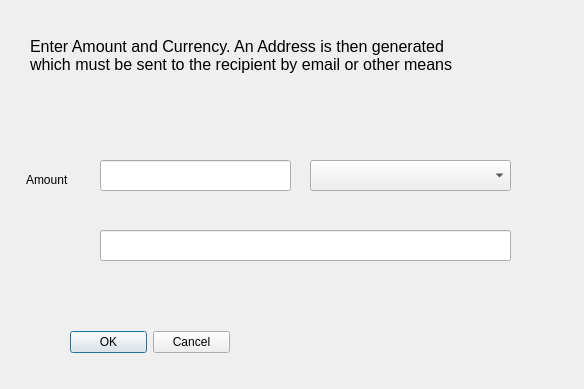
<?xml version="1.0" encoding="UTF-8"?>
<ui version="4.0">
 <class>RemotePaymentRequestDialog</class>
 <widget class="QDialog" name="RemotePaymentRequestDialog">
  <property name="geometry">
   <rect>
    <x>0</x>
    <y>0</y>
    <width>584</width>
    <height>389</height>
   </rect>
  </property>
  <property name="windowTitle">
   <string>Dialog</string>
  </property>
  <widget class="QDialogButtonBox" name="buttonBox">
   <property name="geometry">
    <rect>
     <x>70</x>
     <y>330</y>
     <width>160</width>
     <height>25</height>
    </rect>
   </property>
   <property name="standardButtons">
    <set>QDialogButtonBox::Cancel|QDialogButtonBox::Ok</set>
   </property>
  </widget>
  <widget class="QLineEdit" name="payAddress">
   <property name="geometry">
    <rect>
     <x>100</x>
     <y>230</y>
     <width>411</width>
     <height>31</height>
    </rect>
   </property>
   <property name="acceptDrops">
    <bool>false</bool>
   </property>
   <property name="toolTip">
    <string>&lt;html&gt;&lt;head/&gt;&lt;body&gt;&lt;p&gt;copy this to the clipboard and send a message to the recipient&lt;/p&gt;&lt;/body&gt;&lt;/html&gt;</string>
   </property>
   <property name="readOnly">
    <bool>true</bool>
   </property>
  </widget>
  <widget class="QLineEdit" name="amount">
   <property name="geometry">
    <rect>
     <x>100</x>
     <y>160</y>
     <width>191</width>
     <height>31</height>
    </rect>
   </property>
  </widget>
  <widget class="QLabel" name="label_2">
   <property name="geometry">
    <rect>
     <x>26</x>
     <y>170</y>
     <width>61</width>
     <height>20</height>
    </rect>
   </property>
   <property name="text">
    <string>Amount</string>
   </property>
  </widget>
  <widget class="QComboBox" name="currencySelector">
   <property name="geometry">
    <rect>
     <x>310</x>
     <y>160</y>
     <width>201</width>
     <height>31</height>
    </rect>
   </property>
  </widget>
  <widget class="QLabel" name="label">
   <property name="geometry">
    <rect>
     <x>30</x>
     <y>30</y>
     <width>501</width>
     <height>51</height>
    </rect>
   </property>
   <property name="font">
    <font>
     <pointsize>12</pointsize>
    </font>
   </property>
   <property name="text">
    <string>Enter Amount and Currency. An Address is then generated
which must be sent to the recipient by email or other means</string>
   </property>
  </widget>
 </widget>
 <resources/>
 <connections>
  <connection>
   <sender>buttonBox</sender>
   <signal>accepted()</signal>
   <receiver>RemotePaymentRequestDialog</receiver>
   <slot>accept()</slot>
   <hints>
    <hint type="sourcelabel">
     <x>149</x>
     <y>342</y>
    </hint>
    <hint type="destinationlabel">
     <x>291</x>
     <y>194</y>
    </hint>
   </hints>
  </connection>
  <connection>
   <sender>buttonBox</sender>
   <signal>rejected()</signal>
   <receiver>RemotePaymentRequestDialog</receiver>
   <slot>reject()</slot>
   <hints>
    <hint type="sourcelabel">
     <x>149</x>
     <y>342</y>
    </hint>
    <hint type="destinationlabel">
     <x>291</x>
     <y>194</y>
    </hint>
   </hints>
  </connection>
 </connections>
</ui>
